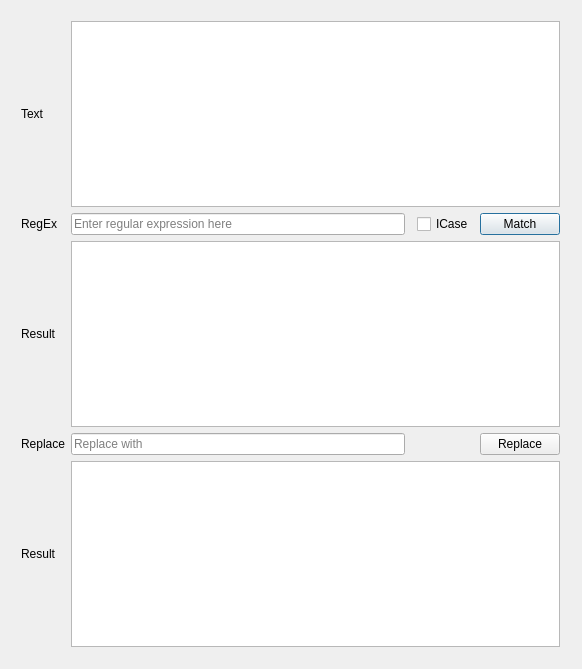
<?xml version="1.0" encoding="UTF-8"?>
<ui version="4.0">
 <class>RegEx</class>
 <widget class="QDialog" name="RegEx">
  <property name="geometry">
   <rect>
    <x>0</x>
    <y>0</y>
    <width>582</width>
    <height>669</height>
   </rect>
  </property>
  <property name="sizePolicy">
   <sizepolicy hsizetype="Expanding" vsizetype="Expanding">
    <horstretch>0</horstretch>
    <verstretch>0</verstretch>
   </sizepolicy>
  </property>
  <property name="windowTitle">
   <string>RegEx</string>
  </property>
  <property name="toolTip">
   <string>&lt;!DOCTYPE HTML PUBLIC &quot;-//W3C//DTD HTML 4.0//EN&quot; &quot;http://www.w3.org/TR/REC-html40/strict.dtd&quot;&gt;
&lt;html&gt;&lt;head&gt;&lt;meta name=&quot;qrichtext&quot; content=&quot;1&quot; /&gt;&lt;style type=&quot;text/css&quot;&gt;
p, li { white-space: pre-wrap; }
&lt;/style&gt;&lt;/head&gt;&lt;body style=&quot; font-family:'SimSun'; font-size:9pt; font-weight:400; font-style:normal;&quot;&gt;
&lt;p style=&quot; margin-top:12px; margin-bottom:12px; margin-left:0px; margin-right:0px; -qt-block-indent:0; text-indent:0px;&quot;&gt;author: lilu&lt;/p&gt;
&lt;p style=&quot; margin-top:12px; margin-bottom:12px; margin-left:0px; margin-right:0px; -qt-block-indent:0; text-indent:0px;&quot;&gt;email: lilucpp@gmail.com&lt;/p&gt;&lt;/body&gt;&lt;/html&gt;</string>
  </property>
  <property name="whatsThis">
   <string>&lt;html&gt;&lt;head/&gt;&lt;body&gt;&lt;p&gt;author: lilu&lt;/p&gt;&lt;p&gt;email : lilucpp@gmail.com&lt;/p&gt;&lt;/body&gt;&lt;/html&gt;</string>
  </property>
  <widget class="QWidget" name="layoutWidget">
   <property name="geometry">
    <rect>
     <x>10</x>
     <y>10</y>
     <width>561</width>
     <height>648</height>
    </rect>
   </property>
   <layout class="QGridLayout" name="gridLayout">
    <item row="1" column="1">
     <widget class="QLineEdit" name="lineEdit_RegEx">
      <property name="toolTip">
       <string>&lt;html&gt;&lt;head/&gt;&lt;body&gt;&lt;p&gt;Enter regular expression here&lt;/p&gt;&lt;/body&gt;&lt;/html&gt;</string>
      </property>
      <property name="whatsThis">
       <string>&lt;html&gt;&lt;head/&gt;&lt;body&gt;&lt;p&gt;Enter regular expression here&lt;/p&gt;&lt;/body&gt;&lt;/html&gt;</string>
      </property>
      <property name="placeholderText">
       <string>Enter regular expression here</string>
      </property>
     </widget>
    </item>
    <item row="1" column="3">
     <widget class="QCheckBox" name="checkBox_ICase">
      <property name="text">
       <string>ICase</string>
      </property>
     </widget>
    </item>
    <item row="1" column="0">
     <widget class="QLabel" name="label_2">
      <property name="text">
       <string>RegEx</string>
      </property>
     </widget>
    </item>
    <item row="0" column="1" colspan="4">
     <widget class="QTextEdit" name="textEdit_Text">
      <property name="toolTip">
       <string>&lt;html&gt;&lt;head/&gt;&lt;body&gt;&lt;p&gt;Enter text to match here&lt;/p&gt;&lt;/body&gt;&lt;/html&gt;</string>
      </property>
      <property name="whatsThis">
       <string>&lt;html&gt;&lt;head/&gt;&lt;body&gt;&lt;p&gt;Enter text to match here&lt;/p&gt;&lt;/body&gt;&lt;/html&gt;</string>
      </property>
      <property name="acceptRichText">
       <bool>false</bool>
      </property>
     </widget>
    </item>
    <item row="0" column="0">
     <widget class="QLabel" name="label">
      <property name="text">
       <string>Text</string>
      </property>
     </widget>
    </item>
    <item row="1" column="4">
     <widget class="QPushButton" name="pushButton_Match">
      <property name="text">
       <string>Match</string>
      </property>
     </widget>
    </item>
    <item row="2" column="0">
     <widget class="QLabel" name="label_3">
      <property name="text">
       <string>Result</string>
      </property>
     </widget>
    </item>
    <item row="2" column="1" colspan="4">
     <widget class="QTextEdit" name="textEdit_Match_Result">
      <property name="toolTip">
       <string>&lt;html&gt;&lt;head/&gt;&lt;body&gt;&lt;p&gt;Match result&lt;/p&gt;&lt;/body&gt;&lt;/html&gt;</string>
      </property>
      <property name="whatsThis">
       <string>&lt;html&gt;&lt;head/&gt;&lt;body&gt;&lt;p&gt;Match result&lt;/p&gt;&lt;/body&gt;&lt;/html&gt;</string>
      </property>
      <property name="readOnly">
       <bool>true</bool>
      </property>
     </widget>
    </item>
    <item row="3" column="0">
     <widget class="QLabel" name="label_4">
      <property name="text">
       <string>Replace</string>
      </property>
     </widget>
    </item>
    <item row="3" column="1">
     <widget class="QLineEdit" name="lineEdit_Replace">
      <property name="toolTip">
       <string>&lt;html&gt;&lt;head/&gt;&lt;body&gt;&lt;p&gt;Replace with&lt;/p&gt;&lt;/body&gt;&lt;/html&gt;</string>
      </property>
      <property name="whatsThis">
       <string>&lt;html&gt;&lt;head/&gt;&lt;body&gt;&lt;p&gt;Replace with&lt;/p&gt;&lt;/body&gt;&lt;/html&gt;</string>
      </property>
      <property name="placeholderText">
       <string>Replace with</string>
      </property>
     </widget>
    </item>
    <item row="4" column="0">
     <widget class="QLabel" name="label_5">
      <property name="text">
       <string>Result</string>
      </property>
     </widget>
    </item>
    <item row="4" column="1" colspan="4">
     <widget class="QTextEdit" name="textEdit_Replace_Result">
      <property name="toolTip">
       <string>&lt;html&gt;&lt;head/&gt;&lt;body&gt;&lt;p&gt;Replace result&lt;/p&gt;&lt;/body&gt;&lt;/html&gt;</string>
      </property>
      <property name="whatsThis">
       <string>&lt;html&gt;&lt;head/&gt;&lt;body&gt;&lt;p&gt;Replace result&lt;/p&gt;&lt;/body&gt;&lt;/html&gt;</string>
      </property>
      <property name="readOnly">
       <bool>true</bool>
      </property>
     </widget>
    </item>
    <item row="3" column="4">
     <widget class="QPushButton" name="pushButton_Replace">
      <property name="text">
       <string>Replace</string>
      </property>
     </widget>
    </item>
   </layout>
  </widget>
 </widget>
 <layoutdefault spacing="6" margin="11"/>
 <tabstops>
  <tabstop>textEdit_Text</tabstop>
  <tabstop>lineEdit_RegEx</tabstop>
  <tabstop>checkBox_ICase</tabstop>
  <tabstop>pushButton_Match</tabstop>
  <tabstop>textEdit_Match_Result</tabstop>
  <tabstop>lineEdit_Replace</tabstop>
  <tabstop>pushButton_Replace</tabstop>
  <tabstop>textEdit_Replace_Result</tabstop>
 </tabstops>
 <resources/>
 <connections/>
</ui>
